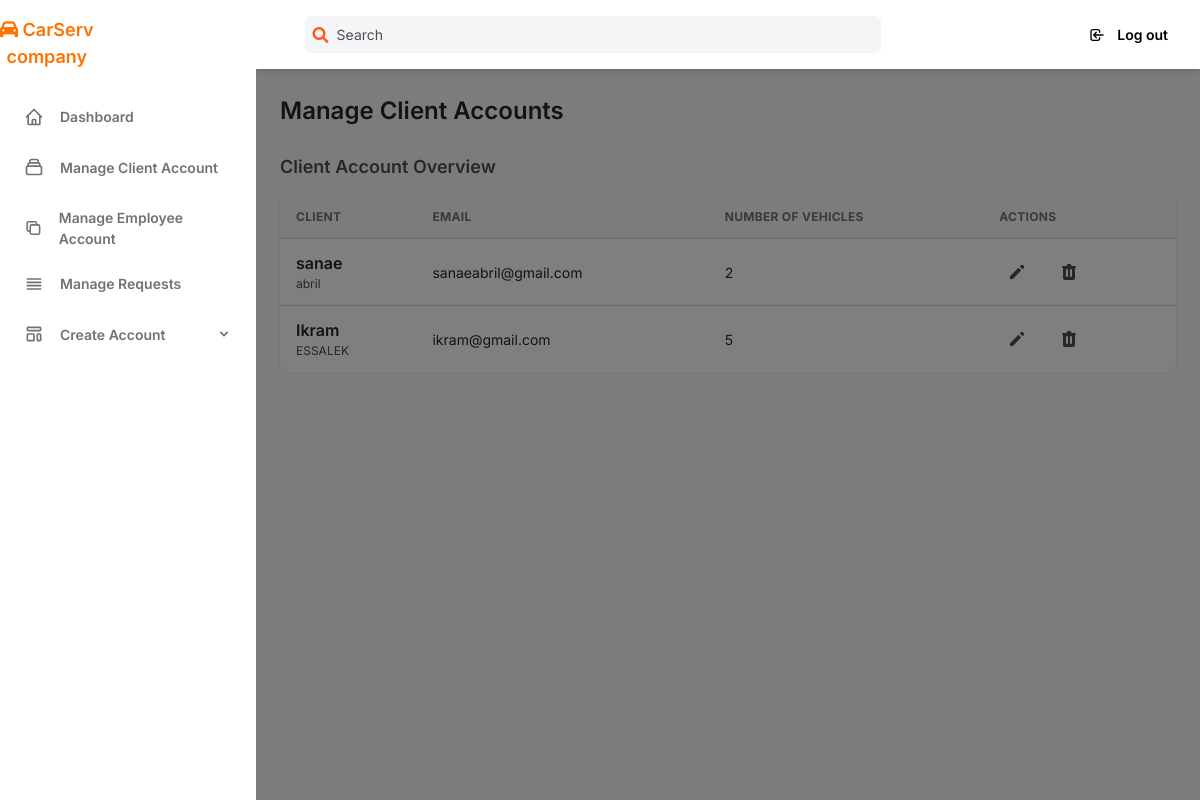
The page /show on the database its author committed.
### pfm/models.py (models this page shows, shortened)
class Client(models.Model):
    user = models.OneToOneField(User, on_delete=models.CASCADE)
    nombre_de_voiture = models.CharField(max_length=255)
    date_naissance = models.DateField(null=True, blank=True)
    adress = models.CharField(max_length=100, null=True, blank=True)
    telphone = models.CharField(max_length=10, null=True, blank=True)
    gender = models.CharField(max_length=10, null=True, blank=True)
    is_user_authenticated = models.CharField(max_length=10, null=True, blank=True)
    last_activity = models.DateTimeField(blank=True, null=True)
    creation_date = models.DateTimeField(auto_now_add=True, null=True, blank=True)

### pfm/views.py (the view)
# urls.py: path('show',views.show,name="show"),
def show(request):
    client=Client.objects.all()
    return render(request,"pfm/test/manageclient.html",{'clients':client})

### templates/pfm/test/manageclient.html (shortened to what this page needs)
{% extends 'pfm/test/main.html' %}
{% block content %}
<h2
              class="my-6 text-2xl font-semibold text-gray-700 dark:text-gray-200"
            >
            Manage Client Accounts
            </h2>
            <h4
              class="mb-4 text-lg font-semibold text-gray-600 dark:text-gray-300"
            >
            Client Account Overview
            </h4>
            <div class="w-full overflow-hidden rounded-lg shadow-xs">
              <div class="w-full overflow-x-auto">
                <table id="data-table" class="w-full whitespace-no-wrap">
                  <thead>
                    <tr
                      class="text-xs font-semibold tracking-wide text-left text-gray-500 uppercase border-b dark:border-gray-700 bg-gray-50 dark:text-gray-400 dark:bg-gray-800"
                    >
                    <th class="px-4 py-3">Client</th>
                    <th class="px-4 py-3">Email</th>
                    <th class="px-4 py-3">Number of vehicles</th>
                    <th class="px-4 py-3">Actions</th>
                    </tr>
                  </thead>
                  <tbody
                    class="bg-white divide-y dark:divide-gray-700 dark:bg-gray-800"
                  >
                  {% for client in clients %}
                    <tr class="text-gray-700 dark:text-gray-400">
                      <td class="px-4 py-3">
                          <div>
                            <p class="font-semibold">{{client.user.first_name}}</p>
                            <p class="text-xs text-gray-600 dark:text-gray-400">
                              {{client.user.last_name}}
                            </p>
                          </div>
                        </div>
                      <td class="px-4 py-3 text-sm">
                        {{client.user.email}}
                      </td>
                      <td class="px-4 py-3 text-sm">
                        {{client.nombre_de_voiture}}
                      </td>
                      <td class="px-4 py-3">
                        <div class="flex items-center space-x-4 text-sm">
                          <a href="/edit/{{ client.user.id }}">
                          <button
                            class="flex items-center justify-between px-2 py-2 text-sm font-medium leading-5 text-gray-600 rounded-lg dark:text-gray-400 focus:outline-none focus:shadow-outline-gray"
                            aria-label="Edit"
                          >
                            <svg
                              class="w-5 h-5"
                              aria-hidden="true"
                              fill="currentColor"
                              viewBox="0 0 20 20"
                            >
                              <path
                                d="M13.586 3.586a2 2 0 112.828 2.828l-.793.793-2.828-2.828.793-.793zM11.379 5.793L3 14.172V17h2.828l8.38-8.379-2.83-2.828z"
                              ></path>
                            </svg>
                          </button></a>
                          <a href="/confirm-delete/{{client.user.id}} ">
                          <button
                            class="flex items-center justify-between px-2 py-2 text-sm font-medium leading-5 text-gray-600 rounded-lg dark:text-gray-400 focus:outline-none focus:shadow-outline-gray"
                            aria-label="Delete"
                          >
                          </button></a>
                        </div>
                      </td>
                    {% endfor %}
              </div>
            </div>
          </div>
  </body>
</html>
{% endblock %}

### rows shown on the page
Client: user.first_name "sanae", user.last_name "abril", user.email "sanaeabril@gmail.com", nombre_de_voiture "2"
Client: user.first_name "Ikram", user.last_name "ESSALEK", user.email "ikram@gmail.com", nombre_de_voiture "5"
